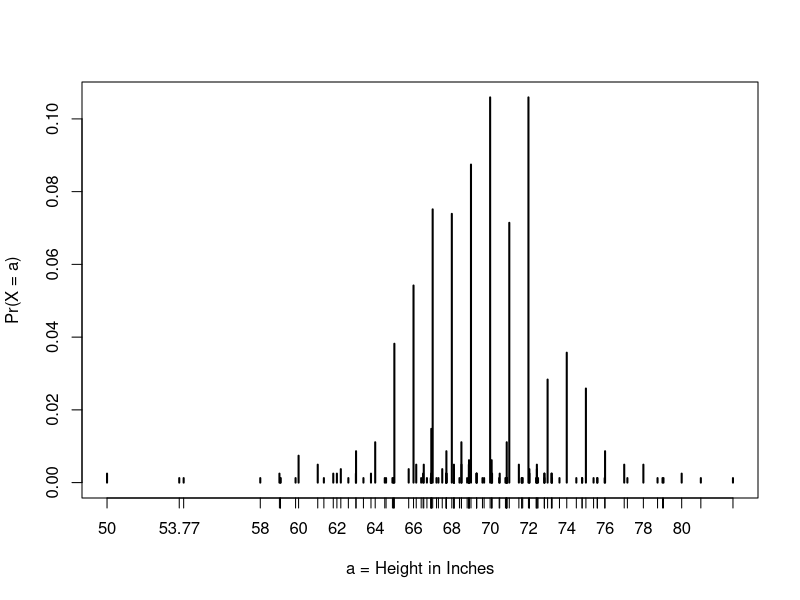
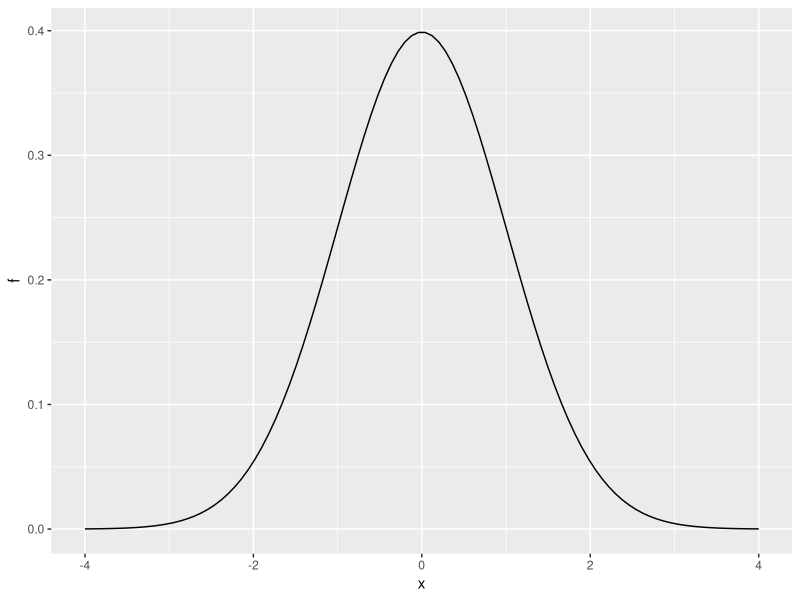
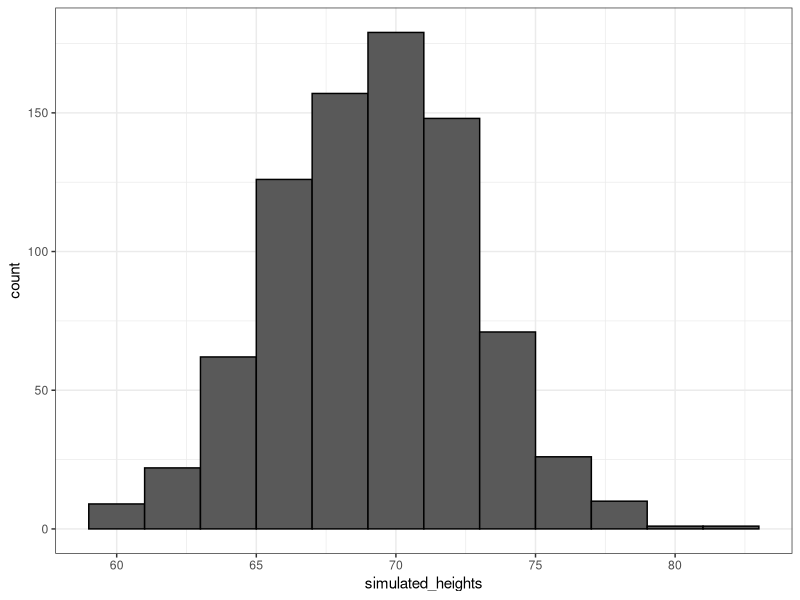
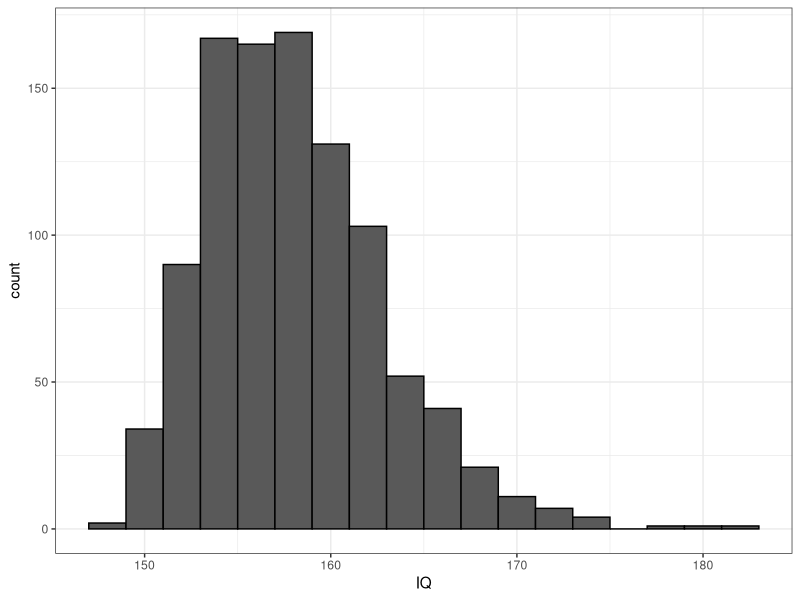
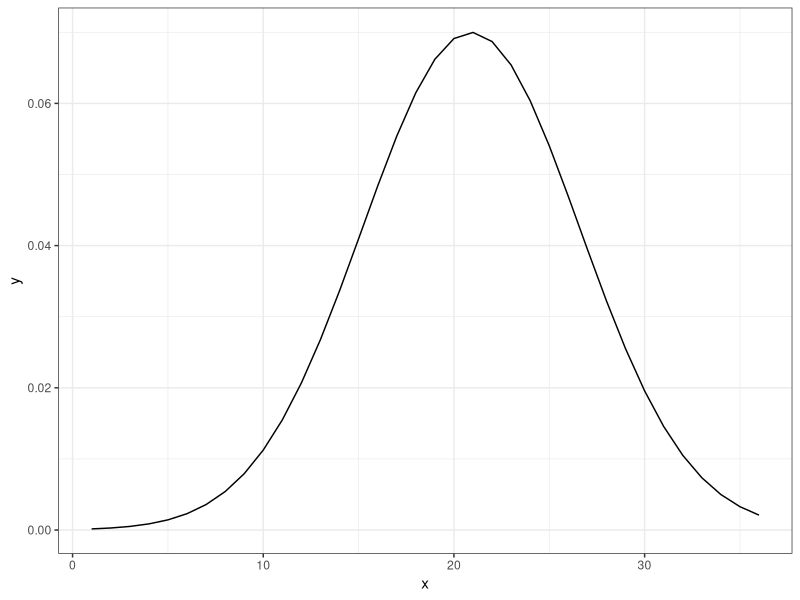
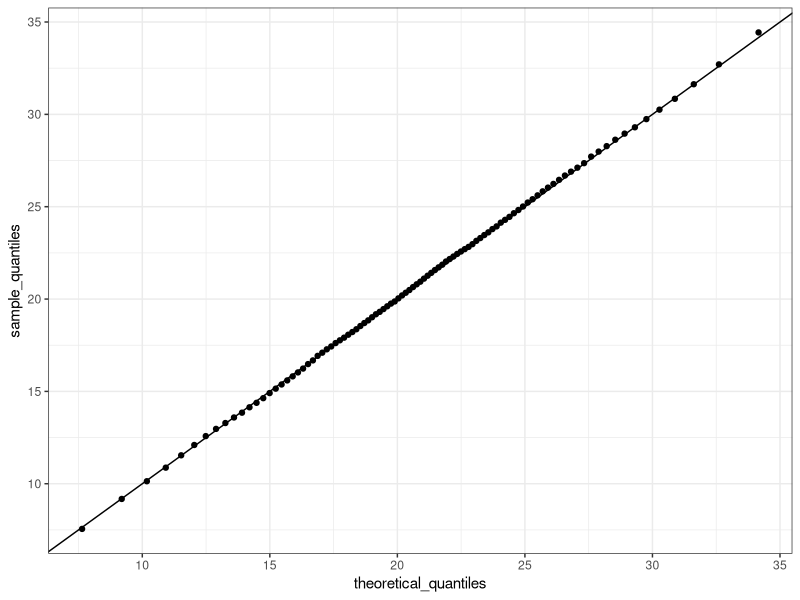

R code for these plots, in order:
## ---- chunk 1
knitr::opts_chunk$set(echo = TRUE)
## ---- chunk 2
library(tidyverse)
library(dslabs)
data("heights")
x <- heights %>% filter(sex == "Male") %>% .$height
F <- function(a) mean(x <= a)
1 - F(70.5)
## ---- chunk 3
1 - pnorm(70.5, mean(x), sd(x))
## ---- chunk 4
plot(prop.table(table(x)), xlab = "a = Height in Inches", ylab = "Pr(X = a)")
## ---- chunk 5
mean(x <= 68.5) - mean(x <= 67.5)
mean(x <= 69.5) - mean(x <= 68.5)
mean(x <= 70.5) - mean(x <= 69.5)
## ---- chunk 6
pnorm(68.5, mean(x), sd(x)) - pnorm(67.5, mean(x), sd(x))
pnorm(69.5, mean(x), sd(x)) - pnorm(68.5, mean(x), sd(x))
pnorm(70.5, mean(x), sd(x)) - pnorm(69.5, mean(x), sd(x))
## ---- chunk 7
mean(x <= 70.9) - mean(x <= 70.1)
pnorm(70.9, mean(x), sd(x)) - pnorm(70.1, mean(x), sd(x))
## ---- chunk 8
x <- seq(-4, 4, length = 100)
data.frame(x, f = dnorm(x)) %>%
    ggplot(aes(x, f)) +
    geom_line()
## ---- chunk 9
x <- heights %>% filter(sex == "Male") %>% .$height
n <- length(x)
avg <- mean(x)
s <- sd(x)
simulated_heights <- rnorm(n, avg, s)
ds_theme_set()
data.frame(simulated_heights = simulated_heights) %>% ggplot(aes(simulated_heights)) +
  geom_histogram(color = "black", binwidth = 2)
## ---- chunk 10
B <- 10000
tallest <- replicate(B, {
  simulated_data <- rnorm(800, avg, s)
  max(simulated_data)
})
# proportion of times that tallest person exceeded 7 feet (84 inches)
mean(tallest >= 7*12)
## ---- chunk 11
female_avg <- 64
female_sd <- 3
pnorm(60, female_avg, female_sd)
## ---- chunk 12
female_avg <- 64
female_sd <- 3
1 - pnorm(72, female_avg, female_sd)
## ---- chunk 13
pnorm(67, female_avg, female_sd) - pnorm(61, female_avg, female_sd)
## ---- chunk 14
female_avg <- 64*2.54
female_sd <- 3*2.54
pnorm(67*2.54, female_avg, female_sd) - pnorm(61*2.54, female_avg, female_sd)
## ---- chunk 15
female_avg <- 64
female_sd <- 3
taller <- pnorm(67, female_avg, female_sd) 
shorter <- pnorm(61, female_avg, female_sd)
taller - shorter
## ---- chunk 16
male_avg <- 69
male_sd <- 3
qnorm(0.99, male_avg, male_sd)
## ---- chunk 17
B <- 1000
set.seed(1)
highestIQ <- replicate(B, {
  simulated_data <- rnorm(10000, 100, 15)
  max(simulated_data)
})
data.frame(IQ = highestIQ) %>% ggplot(aes(IQ)) +
  geom_histogram(color = "black", binwidth = 2)
## ---- chunk 18
act_scores <- rnorm(10000, mean = 20.9, sd = 5.7)
mean(act_scores)
## ---- chunk 19
sd(act_scores)
## ---- chunk 20
sum(act_scores >= 36)
## ---- chunk 21
mean(act_scores > 30)
## ---- chunk 22
mean(act_scores <= 10)
## ---- chunk 23
x <- 1:36
f_x <- vector("numeric", length = length(x))
for(i in x){
  f_x[i] <- dnorm(i, 20.9, 5.7)
}
data.frame(x = x, y = f_x) %>% ggplot(aes(x, y)) +
  geom_line()
## ---- chunk 24
z <- (act_scores - mean(act_scores))/sd(act_scores)
mean(z > 2)
## ---- chunk 25
2*sd(act_scores)+mean(act_scores)
## ---- chunk 26
qnorm(0.975, mean = mean(act_scores), sd = sd(act_scores))
## ---- chunk 27
x <- 1:36
val_vec <- vector("numeric", length = length(x))
for (i in x){
  val_vec[i] <- pnorm(i, mean = mean(act_scores), sd = sd(act_scores))
}
## ---- chunk 28
min(which(val_vec >= 0.95))
## ---- chunk 29
# Done in another way by the instructor
cdf <- sapply(1:36, function (x){
  mean(act_scores <= x)
})
min(which(cdf >= .95))
## ---- chunk 30
qnorm(0.95, mean = 20.9, sd = 5.7)
## ---- chunk 31
p <- seq(0.01, 0.99, 0.01)
sample_quantiles <- quantile(act_scores, p)
names(sample_quantiles[max(which(sample_quantiles < 26))])
## ---- chunk 32
p <- seq(0.01, 0.99, 0.01)
theoretical_quantiles <- qnorm(p, mean = 20.9, sd = 5.7)
qplot(theoretical_quantiles, sample_quantiles) + geom_abline()
